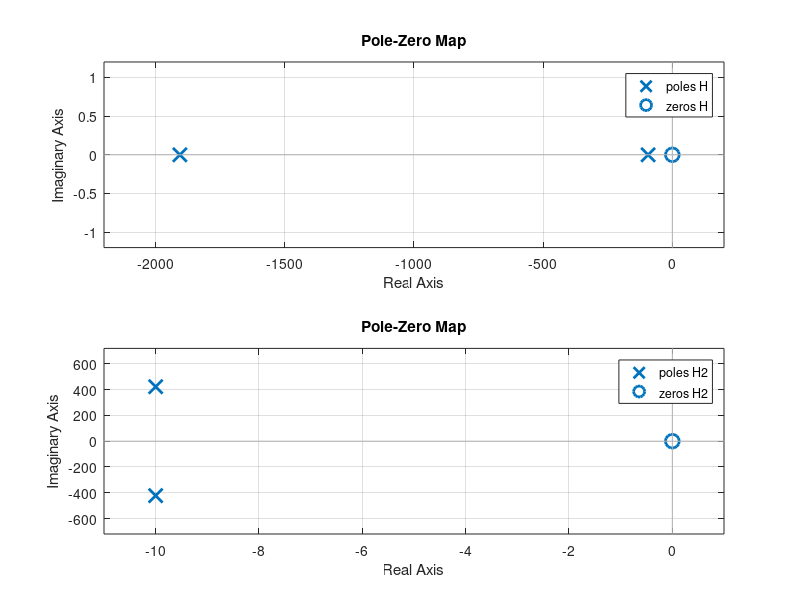

MATLAB code to generate this figure:
% dar tamame section haye soalate proje, _a be maanaye bakhshe alef , _b be maanaye
% bakhshe b ,... mibashad.

%% Q1_b
clear;clc;close all;
a=[11200 0];
b=[5.6 11200 10^6];
H=tf(a,b);
subplot(2,2,1);
bode(H);
grid on;


w=logspace(-1,6,4000);
h=freqs(a,b,w);
mag = abs(h);
phase = angle(h)*180/pi;
subplot(2,2,2);
loglog(w,mag);
grid on;
xlabel('Frequency (rad/s)');
ylabel('Magnitude');

subplot(2,2,4);
semilogx(w,phase);
grid on;
xlabel('Frequency (rad/s)');
ylabel('Phase(degrees)');


%% Q1_c
clear;clc;close all;
a2=[112 0];
b2=[5.6 112 10^6];
H2=tf(a2,b2);
subplot(2,2,1);
bode(H2,{0.1,10^6});
grid on;


w=logspace(-1,6,4000);
h2=freqs(a2,b2,w);
mag = abs(h2);
phase = angle(h2)*180/pi;
subplot(2,2,2);
loglog(w,mag);
grid on;
xlabel('Frequency (rad/s)');
ylabel('Magnitude');

subplot(2,2,4);
semilogx(w,phase);
grid on;
xlabel('Frequency (rad/s)');
ylabel('Phase(degrees)');

%% Q1_d
clear;clc;close all;

a=[11200 0];
b=[5.6 11200 10^6];
H=tf(a,b);
subplot(2,1,1);
pzmap(H);
grid on;

a2=[112 0];
b2=[5.6 112 10^6];
H2=tf(a2,b2);
subplot(2,1,2);
pzmap(H2);
grid on;

